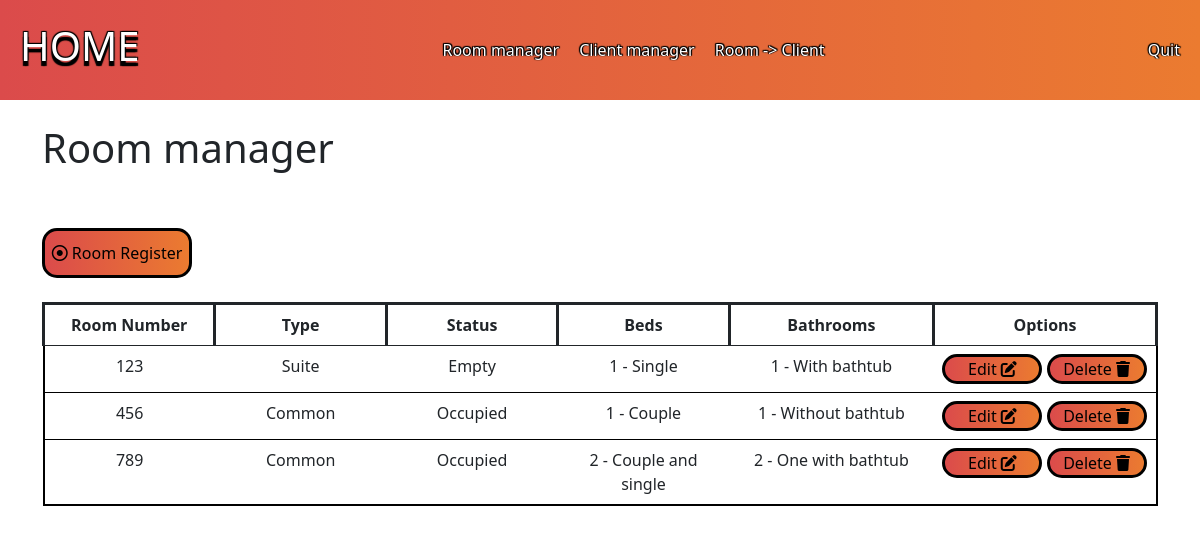
Page /z_quarto.index.php on the committed database.
### tables this page shows
CREATE TABLE `quarto` (
  `id_quarto` int(10) NOT NULL,
  `numero` int(3) NOT NULL,
  `tipo` varchar(200) NOT NULL,
  `estado` varchar(200) NOT NULL,
  `banheiros` varchar(30) NOT NULL,
  `camas` varchar(30) NOT NULL
);

### src/MySQL.php (called while the page is built, shortened)
<?php
class MySQL{
	private $connection;
	public function __construct(){
		$this->connection = new \mysqli(HOST,USUARIO,SENHA,BANCO);
		$this->connection->set_charset("utf8");
	}
	public function consulta($sql){
		$result = $this->connection->query($sql);
		$data = array();
		while($item = mysqli_fetch_array($result)){
			$data[] = $item;
		}
		return $data;
		}
	}
?>

### src/Quarto.php (called while the page is built, shortened)
<?php
class Quarto implements ActiveRecord{
    private int $id_quarto;
    public function setIdQuarto(int $id_quarto):void{
        $this->id_quarto = $id_quarto;
    }
    public function getIdQuarto():int{
        return $this->id_quarto;
    }
    public function getNumero():int{
        return $this->numero;
    }
    public function getTipo():string{
        return $this->tipo;
    }
    public function getEstado():string{
        return $this->estado;
    }
    public function getBanheiros():string{
        return $this->banheiros;
    }
    public function getCamas():string{
        return $this->camas;
    }
    public static function findall():array{
        $conexao = new MySQL();
        $sql = "SELECT * FROM quarto";
        $resultados = $conexao->consulta($sql);
        $quartos = array();
        foreach($resultados as $resultado){
            $p = new Quarto($resultado['numero'],$resultado['tipo'],$resultado['estado'],$resultado['banheiros'],$resultado['camas']);
            $p->setIdQuarto($resultado['id_quarto']);
            $quartos[] = $p;
        }
        return $quartos;
    }
}

### z_quarto.index.php (the view, shortened to what this page needs)
<?php
require_once __DIR__.'/x_navbar.php';
$quartos = Quarto::findall();
?>
<!DOCTYPE html>
<html lang="en">
<head>
    <link href="https://cdn.jsdelivr.net/npm/bootstrap@5.2.3/dist/css/bootstrap.min.css" rel="stylesheet">
    <link rel="stylesheet" href="z_quarto.style.css">
</head>
<body>
    <div class="container"><br>
        <h1>Room manager</h1><br>
        <div><br>
            <a href='z_quarto.cad.php'><button class="botaoRegistro"><i class="fa-regular fa-circle-dot"></i>  Room Register</button></a>
        </div><br>
        <table class="table">
            <tr class=titulos>
                <th>Room Number</th>
                <th>Type</th>
                <th>Status</th>
                <th>Beds</th>
                <th>Bathrooms</th>
                <th>Options</th>
            </tr>
            <?php
            foreach($quartos as $quarto){
                echo "<tr>";
                echo "<td>{$quarto->getNumero()}</td>";
                echo "<td>{$quarto->getTipo()}</td>";
                echo "<td>{$quarto->getEstado()}</td>";
                echo "<td>{$quarto->getCamas()}</td>";
                echo "<td>{$quarto->getBanheiros()}</td>";
                echo "<td>
                        <div>
                            <a href='z_quarto.editar.php?id={$quarto->getIdQuarto()}'><button class='botaoAcao'>Edit  <i class='fa-solid fa-pen-to-square'></i></button></a>
                            <a href='z_quarto.excluir.php?id={$quarto->getIdQuarto()}'><button class='botaoAcao'>Delete  <i class='fa-solid fa-trash'></i></button></a
                        </div>
                    </td>";
                echo "</tr>";
            }
            ?>
        </table>
    </div>
</body>
</html>

### z_quarto.style.css (style rules this page uses)
* { margin: 0; padding: 0; box-sizing: border-box; }
.table { border: 2px solid black; text-align: center; }
th { border: solid 3px; width: 90px; }
th { border: solid 3px; }
.botaoRegistro { width: 150px; height: 50px; border: solid 3px black; border-radius: 15px; background-image: linear-gradient(to right, rgb(219, 75, 75), rgb(235, 123, 48)); }
.botaoAcao { width: 100px; height: 30px; border: solid 3px black; border-radius: 15px; background-image: linear-gradient(to right, rgb(219, 75, 75), rgb(235, 123, 48)); }

### rows in the picture
quarto: numero "123", tipo "Suite", estado "Empty", camas "1 - Single", banheiros "1 - With bathtub"
quarto: numero "456", tipo "Common", estado "Occupied", camas "1 - Couple", banheiros "1 - Without bathtub"
quarto: numero "789", tipo "Common", estado "Occupied", camas "2 - Couple and single", banheiros "2 - One with bathtub"
